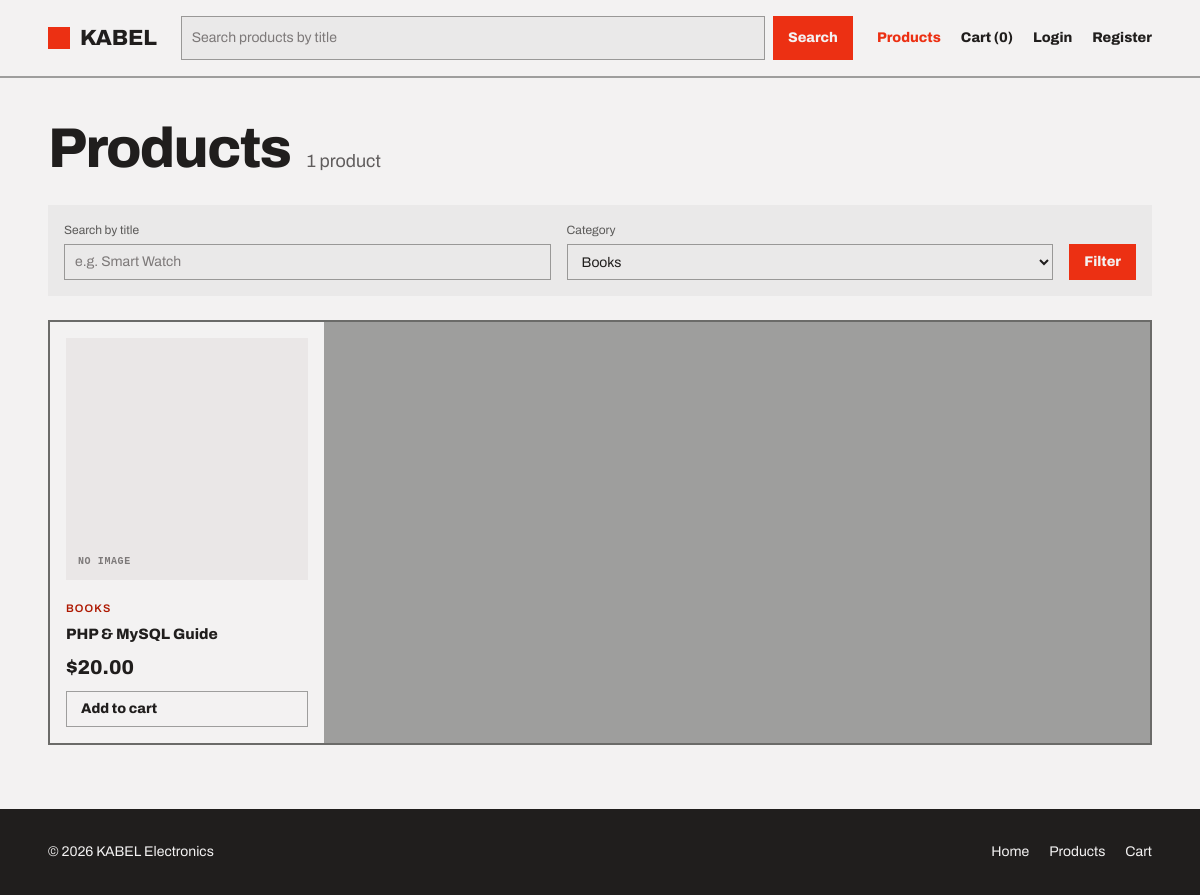
/products?category=3, run on the app's committed database.
### tables this page shows
CREATE TABLE products (
  id           INT UNSIGNED AUTO_INCREMENT PRIMARY KEY,
  category_id  INT UNSIGNED NULL,
  name         VARCHAR(150) NOT NULL,
  description  TEXT NULL,
  price        DECIMAL(10,2) NOT NULL,
  stock        INT UNSIGNED NOT NULL DEFAULT 0,
  image        VARCHAR(255) NULL,                   
  created_at   TIMESTAMP NOT NULL DEFAULT CURRENT_TIMESTAMP,
  updated_at   TIMESTAMP NOT NULL DEFAULT CURRENT_TIMESTAMP ON UPDATE CURRENT_TIMESTAMP,
  CONSTRAINT chk_products_price CHECK (price >= 0),
  CONSTRAINT fk_products_category
    FOREIGN KEY (category_id) REFERENCES categories(id)
    ON DELETE SET NULL ON UPDATE CASCADE,
  INDEX idx_products_name (name),                   
  INDEX idx_products_category (category_id)         
);

CREATE TABLE categories (
  id           INT UNSIGNED AUTO_INCREMENT PRIMARY KEY,
  name         VARCHAR(100) NOT NULL UNIQUE,
  description  TEXT NULL,
  image        VARCHAR(255) NULL,                   
  created_at   TIMESTAMP NOT NULL DEFAULT CURRENT_TIMESTAMP,
  updated_at   TIMESTAMP NOT NULL DEFAULT CURRENT_TIMESTAMP ON UPDATE CURRENT_TIMESTAMP
);

### routes.php (called while the page is built)
<?php
return [
    'GET /' => 'HomeController@index',
    'GET /products' => 'ProductController@index',
    'GET /products/{id}' => 'ProductController@show',
    'GET /register' => 'AuthController@showRegister',
    'POST /register' => 'AuthController@register',
    'GET /login' => 'AuthController@showLogin',
    'POST /login' => 'AuthController@login',
    'POST /logout' => 'AuthController@logout',
    'GET /profile' => 'ProfileController@show',
    'GET /cart' => 'CartController@index',
    'POST /cart/add' => 'CartController@add',
    'POST /cart/update' => 'CartController@update',
    'POST /cart/remove' => 'CartController@remove',
    'GET /checkout' => 'OrderController@checkout',
    'POST /checkout' => 'OrderController@place',
    'GET /orders/{id}' => 'OrderController@show',
    'GET /admin' => 'AdminController@dashboard',
    'GET /admin/orders' => 'AdminController@orders',
    'GET /admin/orders/{id}' => 'AdminController@orderDetail',
    'POST /admin/orders/{id}/update' => 'AdminController@updateOrder',
    'GET /admin/products' => 'AdminProductController@index',
    'GET /admin/products/create' => 'AdminProductController@create',
    'POST /admin/products/store' => 'AdminProductController@store',
    'GET /admin/products/{id}/edit' => 'AdminProductController@edit',
    'POST /admin/products/{id}/update' => 'AdminProductController@update',
    'POST /admin/products/{id}/delete' => 'AdminProductController@delete',
    'GET /admin/categories' => 'AdminCategoryController@index',
    'GET /admin/categories/create' => 'AdminCategoryController@create',
    'POST /admin/categories/store' => 'AdminCategoryController@store',
    'GET /admin/categories/{id}/edit' => 'AdminCategoryController@edit',
    'POST /admin/categories/{id}/update' => 'AdminCategoryController@update',
    'POST /admin/categories/{id}/delete' => 'AdminCategoryController@delete',
];

### app/helpers.php (called while the page is built, shortened)
<?php
function e(?string $value): string
{
    return htmlspecialchars((string) $value, ENT_QUOTES, 'UTF-8');
}
function url(string $path = '/'): string
{
    return (defined('BASE_URL') ? BASE_URL : '') . $path;
}
function upload_url(?string $path): ?string
{
    if (!$path || !is_file(__DIR__ . '/../public/' . $path)) {
        return null;
    }
    return url('/' . $path);
}
function money($amount): string
{
    return '$' . number_format((float) $amount, 2);
}
function render(string $view, array $data = []): void
{
    extract($data);
    require __DIR__ . '/Views/' . $view . '.php';
}

### app/Controllers/ProductController.php (called while the page is built, shortened)
<?php
class ProductController
{
    public function index(): void
    {
        $search = trim($_GET['q'] ?? '');
        $categoryId = (int) ($_GET['category'] ?? 0);
        $page = max(1, (int) ($_GET['page'] ?? 1));
        $result = (new Product())->paginate($search, $categoryId, $page, self::PER_PAGE);
        render('products', [
            'title'      => 'Products — KABEL',
            'css'        => 'products',
            'active'     => 'products',
            'products'   => $result['items'],
            'total'      => $result['total'],
            'pages'      => max(1, (int) ceil($result['total'] / self::PER_PAGE)),
            'page'       => $page,
            'search'     => $search,
            'categoryId' => $categoryId,
            'categories' => (new Category())->all(),
        ]);
    }
}

### app/Models/Category.php (called while the page is built, shortened)
<?php
class Category
{
    public function all(): array
    {
        global $db;
        $stmt = $db->prepare(
            'SELECT c.*, (SELECT COUNT(*) FROM products p WHERE p.category_id = c.id) AS product_count
             FROM categories c ORDER BY c.name'
        );
        $stmt->execute();
        return $stmt->fetchAll();
    }
}

### app/Models/Product.php (called while the page is built, shortened)
<?php
class Product
{
    public function paginate(string $search, int $categoryId, int $page, int $perPage): array
    {
        global $db;
        $where = [];
        $params = [];
        if ($categoryId > 0) {
            $where[] = 'p.category_id = ?';
            $params[] = $categoryId;
        }
        $whereSql = $where ? 'WHERE ' . implode(' AND ', $where) : '';
        $stmt = $db->prepare("SELECT COUNT(*) FROM products p $whereSql");
        $stmt->execute($params);
        $total = (int) $stmt->fetchColumn();
        $offset = max(0, ($page - 1) * $perPage);
        $stmt = $db->prepare(
            "SELECT p.*, c.name AS category_name
             FROM products p LEFT JOIN categories c ON c.id = p.category_id
             $whereSql ORDER BY p.created_at DESC, p.id DESC
             LIMIT " . (int) $perPage . ' OFFSET ' . (int) $offset
        );
        $stmt->execute($params);
        $items = $stmt->fetchAll();
        return ['items' => $items, 'total' => $total];
    }
}

### config/init.php (called while the page is built, shortened)
<?php
$env = parse_ini_file(__DIR__ . '/../.env');
foreach ($env as $key => $value) {
    $_ENV[$key] = getenv($key) !== false ? getenv($key) : $value;
}
require_once __DIR__ . '/../app/helpers.php';
spl_autoload_register(function (string $class): void {
    foreach (['Models', 'Controllers'] as $folder) {
        $file = __DIR__ . "/../app/$folder/$class.php";
        if (is_file($file)) {
            return;
        }
    }
});

### app/Views/products.php (the view, shortened to what this page needs)
<main class="container">
    <header class="page-title">
        <h1>Products</h1>
        <p><?= $total ?> <?= $total === 1 ? 'product' : 'products' ?></p>
    </header>
    <form class="filter-bar" action="<?= url('/products') ?>" method="get">
        <label class="field"><span>Search by title</span>
            <input class="input" type="search" name="q" placeholder="e.g. Smart Watch" value="<?= e($search) ?>">
        </label>
        <label class="field"><span>Category</span>
            <select class="input" name="category">
                <?php foreach ($categories as $category): ?>
                <option value="<?= (int) $category['id'] ?>"
                    <?= $categoryId === (int) $category['id'] ? ' selected' : '' ?>><?= e($category['name']) ?></option>
                <?php endforeach; ?>
            </select>
        </label>
        <button class="btn btn-primary" type="submit">Filter</button>
    </form>
    <?php if ($products): ?>
    <ul class="product-grid">
        <?php foreach ($products as $product) {
    include __DIR__ . '/partials/product_card.php';
} ?>
    </ul>
    <?php else: ?>
    <p class="empty">No products match your search. <a href="<?= url('/products') ?>">Show all products</a></p>
    <?php endif; ?>
</main>

### public/index.php (shortened to what this page needs)
<?php
require __DIR__ . '/../config/init.php';
$uri = parse_url($_SERVER['REQUEST_URI'], PHP_URL_PATH) ?: '/';
$script = rtrim(str_replace('\\', '/', dirname($_SERVER['SCRIPT_NAME'])), '/');
$root = preg_replace('#/public$#', '', $script);
$base = ($uri === $script || str_starts_with($uri, $script . '/')) ? $script : $root;
$path = '/' . trim(rawurldecode(substr($uri, strlen($base))), '/');
$method = $_SERVER['REQUEST_METHOD'];
foreach (require __DIR__ . '/../routes.php' as $route => $handler) {
    [$routeMethod, $routePath] = explode(' ', $route);
    $regex = '#^' . preg_replace('#\{\w+\}#', '([^/]+)', $routePath) . '$#';
    if ($routeMethod !== $method || !preg_match($regex, $path, $matches)) {
        continue;
    }
    [$controller, $action] = explode('@', $handler);
    (new $controller())->$action(...array_slice($matches, 1));
    exit;
}

### app/Views/partials/product_card.php (shortened to what this page needs)
<?php  $img = upload_url($product['image']); ?>
<li>
    <article class="product-card">
        <figure class="placeholder">
            <?php if ($img): ?><img src="<?= e($img) ?>" alt="<?= e($product['name']) ?>"
                loading="lazy"><?php else: ?>No image<?php endif; ?>
        </figure>
        <p class="kicker"><?= e($product['category_name'] ?? 'Uncategorised') ?></p>
        <h3><a href="<?= url('/products/' . $product['id']) ?>"><?= e($product['name']) ?></a></h3>
        <p class="price"><?= money($product['price']) ?></p>
        <?php if ($product['stock'] > 0): ?>
        <form action="<?= url('/cart/add') ?>" method="post">
            <button class="btn btn-secondary btn-block" type="submit">Add to cart</button>
        </form>
        <?php else: ?>
        <p class="tag tag-neutral">Out of stock</p>
        <?php endif; ?>
    </article>
</li>

### public/assets/css/pages/products.css (style rules this page uses)
.page-title { padding-top: var(--space-10); }
.filter-bar { display: flex; align-items: flex-end; flex-wrap: wrap; gap: var(--space-4); margin: var(--space-6) 0; padding: var(--space-4); background: var(--color-surface); }
.filter-bar .field { flex: 1; min-width: 200px; }
.filter-bar .btn { min-height: var(--control-h-sm); }

### data on the page
products: category.name "BOOKS", name "PHP & MySQL Guide", price "$20.00"

### other printed values
$total "1"
form field category "Books"
